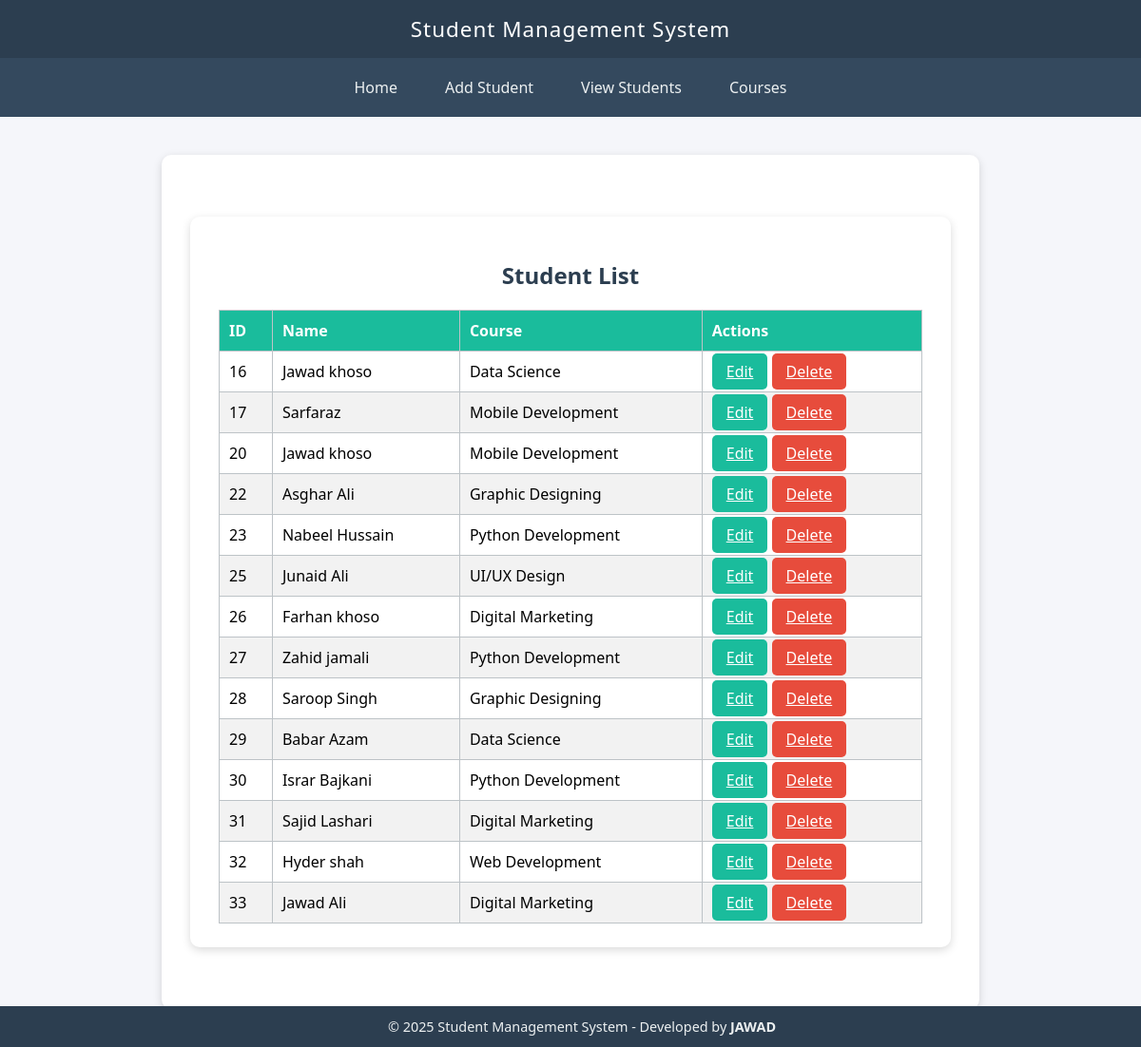
Screenshot of /view_students with the database file from the repository.
### tables this page shows
CREATE TABLE students (
            id INTEGER PRIMARY KEY AUTOINCREMENT,
            name TEXT NOT NULL,
            course TEXT NOT NULL
        );

### app.py (the view)
@app.route('/view_students')
def view_students():
    conn = sqlite3.connect('database.db')
    cursor = conn.cursor()
    cursor.execute("SELECT * FROM students")
    students = cursor.fetchall()
    conn.close()
    return render_template('view_students.html', students=students)

### templates/view_students.html
{% extends 'base.html' %}
{% block content %}
<div class="container mt-4">
  <h2 class="mb-4 text-center text-primary">Student List</h2>
  <div class="card shadow-sm p-4">
    {% if students %}
      <table class="table table-hover table-bordered align-middle">
        <thead class="table-primary text-center">
          <tr>
            <th>ID</th>
            <th>Name</th>
            <th>Course</th>
            <th>Actions</th>
          </tr>
        </thead>
        <tbody>
          {% for student in students %}
          <tr>
            <td>{{ student[0] }}</td>
            <td>{{ student[1] }}</td>
            <td>{{ student[2] }}</td>
            <td class="text-center">
                 <a href="{{ url_for('edit_student', id=student[0]) }}" class="btn btn-sm btn-warning">Edit</a>
                 <a href="{{ url_for('delete_student', id=student[0]) }}" class="btn btn-sm btn-danger" onclick="return confirm('Are you sure?')">Delete</a>
            </td>
          </tr>
          {% endfor %}
        </tbody>
      </table>
    {% else %}
      <div class="alert alert-info text-center mb-0">No students found.</div>
    {% endif %}
  </div>
</div>
{% endblock %}

### templates/base.html (shortened to what this page needs)
<!DOCTYPE html>
<html lang="en">
<head>
</head>
<body>
    <header>
        Student Management System
    </header>
    <nav>
        <a href="{{ url_for('home') }}">Home</a>
        <a href="{{ url_for('add_student') }}">Add Student</a>
        <a href="{{ url_for('view_students') }}">View Students</a>
        <a href="{{ url_for('view_courses') }}">Courses</a>
    </nav>
    <div class="container">
        {% block content %}{% endblock %}
    </div>
    <footer>
        © {{ 2025 }} Student Management System - Developed by <b>JAWAD
    </footer>
</body>
</html>

### templates/base.html (style rules this page uses)
body { font-family: 'Segoe UI', Tahoma, Geneva, Verdana, sans-serif; background: #f5f6fa; margin: 0; padding: 0; }
header { background-color: #2c3e50; color: white; padding: 15px 0; text-align: center; font-size: 1.4em; letter-spacing: 1px; }
nav { background-color: #34495e; display: flex; justify-content: center; gap: 20px; padding: 12px 0; }
nav a { color: #ecf0f1; text-decoration: none; font-weight: 500; padding: 8px 15px; border-radius: 5px; transition: 0.3s ease; }
.container { max-width: 800px; margin: 40px auto; background: white; padding: 25px 30px; box-shadow: 0 3px 10px rgba(0, 0, 0, 0.15); border-radius: 10px; }
h1, h2, h3 { color: #2c3e50; text-align: center; }
table { width: 100%; border-collapse: collapse; margin-top: 15px; }
table, th, td { border: 1px solid #bdc3c7; }
th, td { padding: 10px; text-align: left; }
th { background-color: #1abc9c; color: white; }
tr:nth-child(even) { background-color: #f2f2f2; }
.btn { background-color: #1abc9c; color: white; border: none; padding: 8px 15px; border-radius: 5px; cursor: pointer; transition: 0.3s; }
.btn-danger { background-color: #e74c3c; }
footer { background: #2c3e50; color: #ecf0f1; text-align: center; padding: 12px; position: fixed; bottom: 0; width: 100%; font-size: 0.9em; }

### rows the page displays
students: id "16", name "Jawad khoso", course "Data Science"
students: id "17", name "Sarfaraz", course "Mobile Development"
students: id "20", name "Jawad khoso", course "Mobile Development"
students: id "22", name "Asghar Ali", course "Graphic Designing"
students: id "23", name "Nabeel Hussain", course "Python Development"
students: id "25", name "Junaid Ali", course "UI/UX Design"
students: id "26", name "Farhan khoso", course "Digital Marketing"
students: id "27", name "Zahid jamali", course "Python Development"
students: id "28", name "Saroop Singh", course "Graphic Designing"
students: id "29", name "Babar Azam", course "Data Science"
students: id "30", name "Israr Bajkani", course "Python Development"
students: id "31", name "Sajid Lashari", course "Digital Marketing"
students: id "32", name "Hyder shah", course "Web Development"
students: id "33", name "Jawad Ali", course "Digital Marketing"

### other values shown
{{ 2025 }} "2025"
